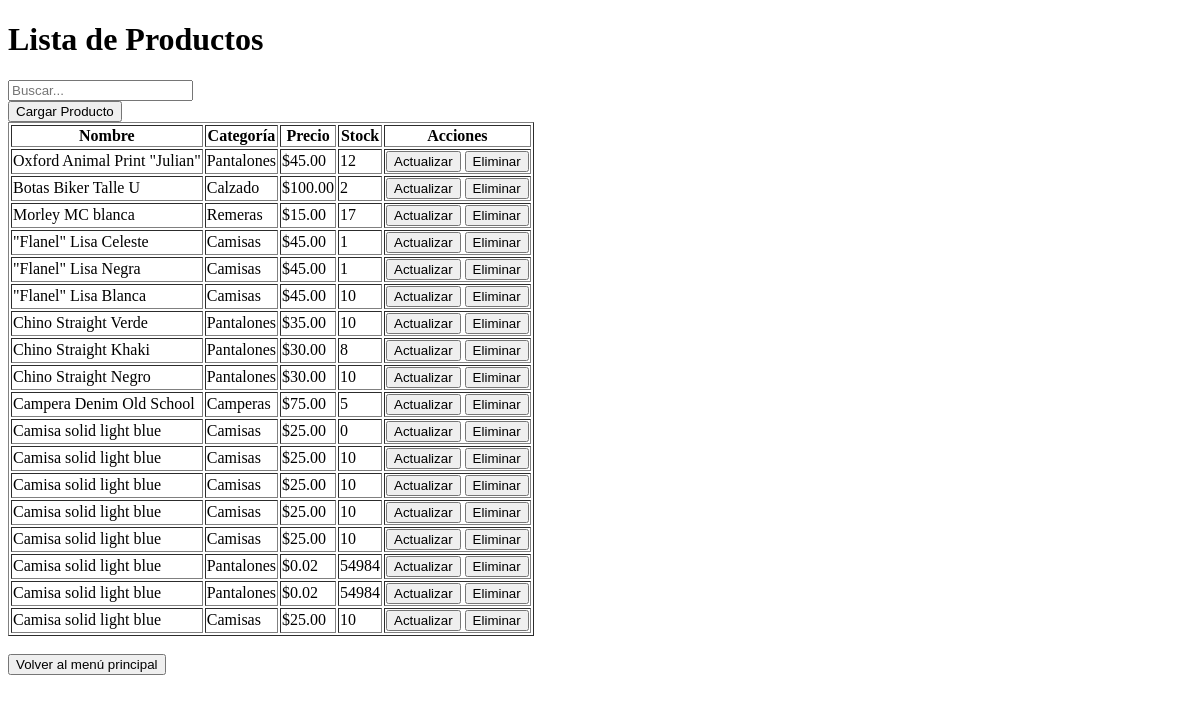
/Productos/list, run on an earlier commit of the app's database.
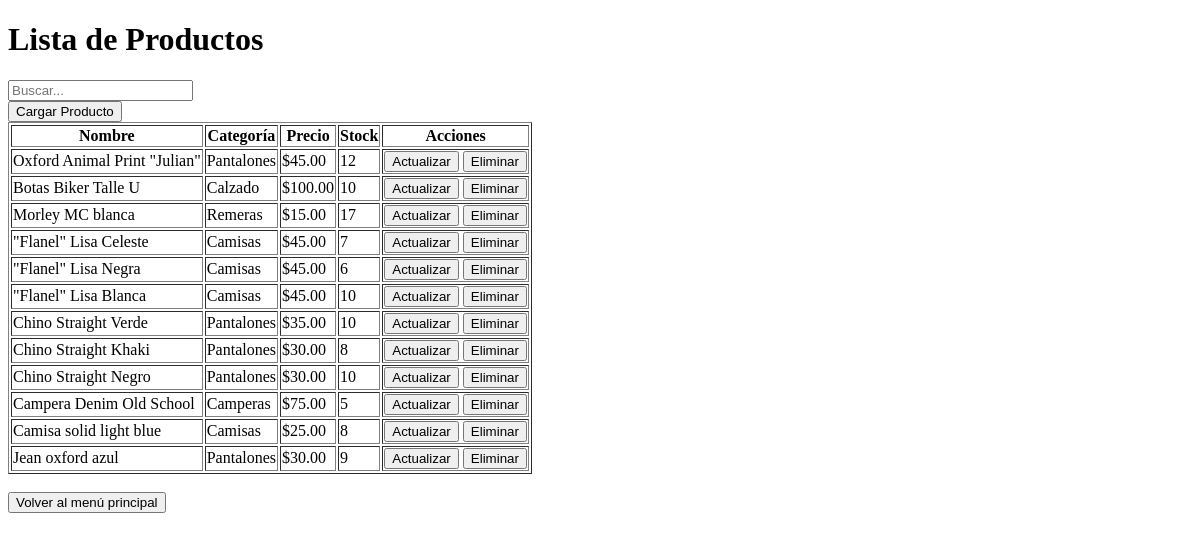
And on a later commit of the database.
### Chicago/models.py (models this page shows, shortened)
class Producto(models.Model):
    nombre = models.CharField(max_length=200)
    categoria = models.CharField(max_length=100)
    precio = models.DecimalField(max_digits=10, decimal_places=2)
    stock = models.PositiveIntegerField()

### Chicago/Views_Models/Productos.py (the view)
# urls.py: path("Productos/list", Productos.ProductoListView.as_view(), name="Productos_list"),
class ProductoListView(ListView):
    model= Producto
    def get_queryset(self):
        busqueda = self.request.GET.get("busqueda")
        if busqueda:
            query = Producto.objects.filter(nombre__icontains=busqueda)
        else:
            query = Producto.objects.all()
        return query

### Chicago/Templates/Chicago/Producto_list.html
{% extends 'Chicago/base.html' %}
{% block contenido %}
    <h1>Lista de Productos</h1>
    <form method="get">
        <input type="text" name="busqueda" placeholder="Buscar...">
    </form>
    <a href="{% url 'Chicago:Productos_create' %}"><button>Cargar Producto</button></a>
    <table border="1">
        <thead>
            <tr>
                <th>Nombre</th>
                <th>Categoría</th>
                <th>Precio</th>
                <th>Stock</th>
                <th>Acciones</th>
            </tr>
        </thead>
        <tbody>
            {% for producto in object_list %}
                <tr>
                    <td>{{ producto.nombre }}</td>
                    <td>{{ producto.categoria }}</td>
                    <td>${{ producto.precio }}</td>
                    <td>{{ producto.stock }}</td>
                    <td>
                        <a href="{% url 'Chicago:Productos_update' pk=producto.id %}"><button>Actualizar</button></a>
                        <a href="{% url 'Chicago:Productos_delete' producto.id %}"><button>Eliminar</button></a>
                    </td>
                </tr>
            {% empty %}
            <tr>
                <td colspan="5">No hay datos disponibles.</td>
            </tr>
            {% endfor %}
        </tbody>
    </table>
    <br>
    <a href="{% url 'Chicago:index' %}"><button>Volver al menú principal</button></a>
{% endblock contenido %}

### Chicago/Templates/Chicago/base.html (shortened to what this page needs)
<!DOCTYPE html>
<html lang="es">
<head>
</head>
<body>
    {% block contenido %}
    {% endblock contenido %}
</body>
</html>

What changed in the data, as far as the page shows it:
removed Producto: nombre "Camisa solid light blue", categoria "Camisas", precio "25.00", stock "10"
removed Producto: nombre "Camisa solid light blue", categoria "Camisas", precio "25.00", stock "10"
removed Producto: nombre "Camisa solid light blue", categoria "Camisas", precio "25.00", stock "10"
removed Producto: nombre "Camisa solid light blue", categoria "Camisas", precio "25.00", stock "10"
removed Producto: nombre "Camisa solid light blue", categoria "Pantalones", precio "0.02", stock "54984"
removed Producto: nombre "Camisa solid light blue", categoria "Pantalones", precio "0.02", stock "54984"
removed Producto: nombre "Camisa solid light blue", categoria "Camisas", precio "25.00", stock "10"
changed Producto "Botas Biker Talle U": stock "2" → "10"
changed Producto "\"Flanel\" Lisa Celeste": stock "1" → "7"
changed Producto "\"Flanel\" Lisa Negra": stock "1" → "6"
changed Producto "Camisa solid light blue": stock "0" → "8"
added Producto: nombre "Jean oxford azul", categoria "Pantalones", precio "30.00", stock "9"
